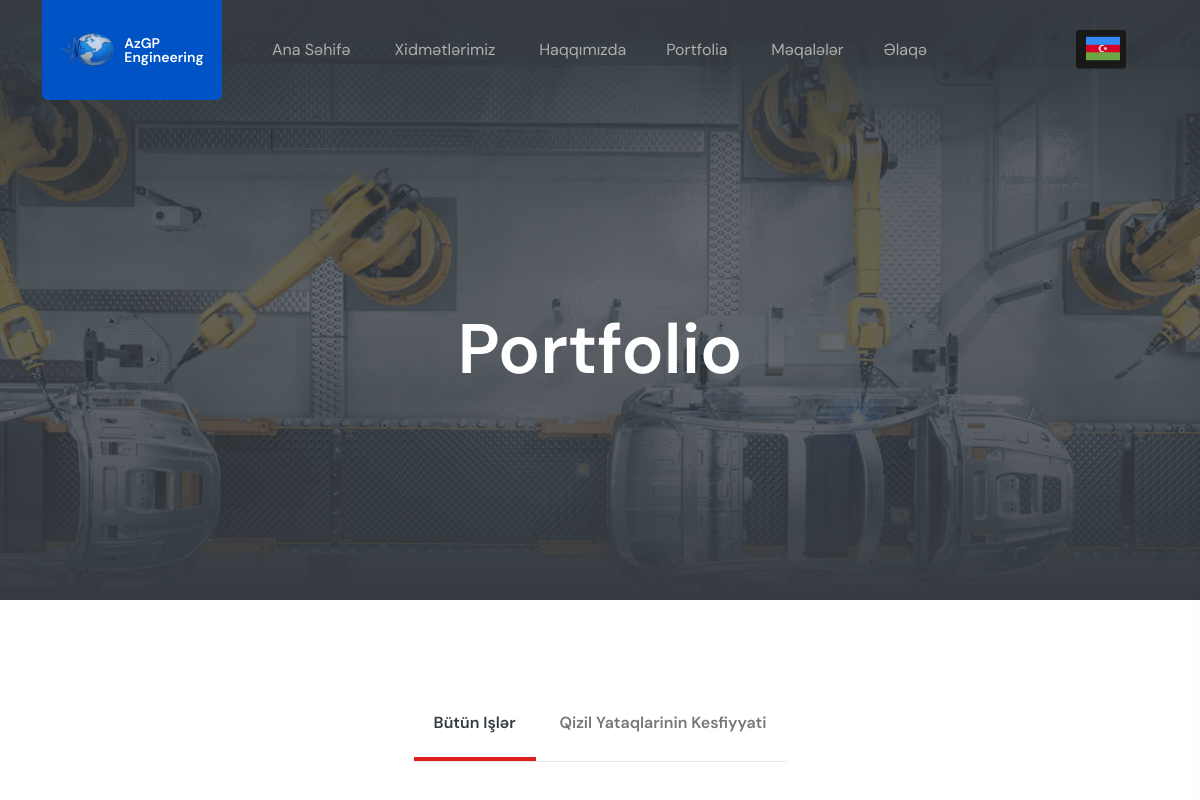
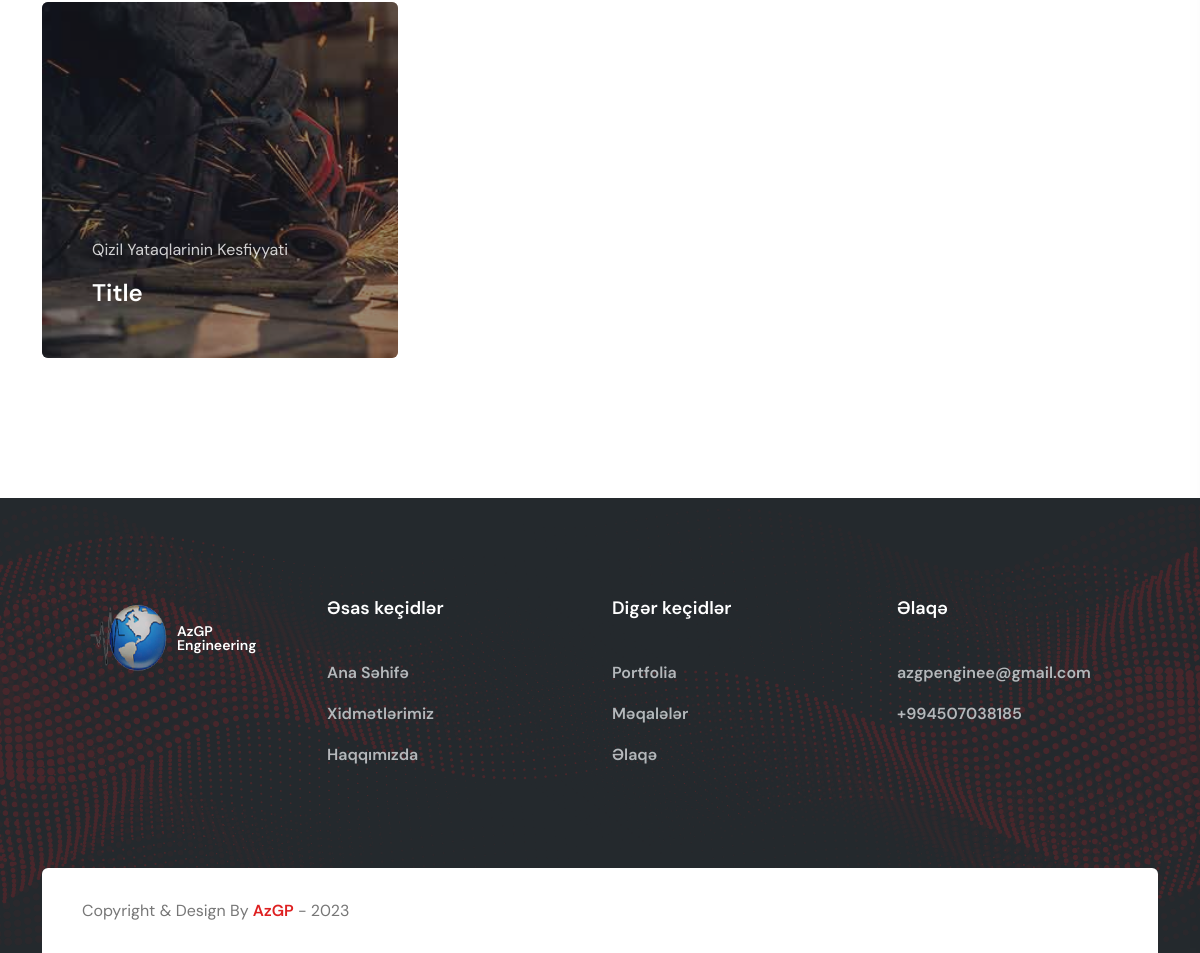
The app's page /portfolio with its own data (2 pictures, top to bottom).
### app/models.py (models this page shows, shortened)
class Field(models.Model):
    name = models.CharField(max_length=200)

class BaseMixin(models.Model):
    slug = models.SlugField(unique=True,editable=False,blank=True,null=True)
    created_at = models.DateField(auto_now_add=True,blank=True,null=True,)
    class Meta:
        abstract = True

class Portfolia(BaseMixin):
    minititle = models.CharField(max_length=330)
    title = models.CharField(max_length=340)
    mainimage = models.ImageField()
    name = models.CharField(max_length=500)
    description = models.TextField()
    strong_description = models.TextField(null=True,blank=True)
    description2 = models.TextField()
    icon = models.FileField(null=True,blank=True)
    field = models.ForeignKey(Field,on_delete=models.CASCADE,null=True)
    value = models.SmallIntegerField(null=True,blank=True)
    client_country = models.CharField(max_length=400,null=True,blank=True)

### app/views.py (the view)
# urls.py: path('portfolio',portfolio,name='portfolio'),
def portfolio(request,slug=None):
    portfolio = Portfolia.objects.all()
    fields = Field.objects.all()
    context = {
        'portfolio':portfolio,
        'fields':fields
    }
    return render(request,'portfolio.html',context)

### templates/portfolio.html (shortened to what this page needs)
<!doctype html>
{% load static %}
{% load i18n %}
<html class="no-js" lang="zxx">
<head>
      <link rel="stylesheet" href="{% static 'assets/css/bootstrap.css' %}">
      <link rel="stylesheet" href="{% static 'assets/css/meanmenu.css' %}">
      <link rel="stylesheet" href="{% static 'assets/css/animate.css' %}">
      <link rel="stylesheet" href="{% static 'assets/css/owl-carousel.css' %}">
      <link rel="stylesheet" href="{% static 'assets/css/swiper-bundle.css' %}">
      <link rel="stylesheet" href="{% static 'assets/css/backtotop.css' %}">
      <link rel="stylesheet" href="{% static 'assets/css/magnific-popup.css' %}">
      <link rel="stylesheet" href="{% static 'assets/css/nice-select.css' %}">
      <link rel="stylesheet" href="{% static 'assets/css/flaticon.css' %}">
      <link rel="stylesheet" href="{% static 'assets/css/font-awesome-pro.css' %}">
      <link rel="stylesheet" href="{% static 'assets/css/spacing.css' %}">
      <link rel="stylesheet" href="{% static 'assets/css/style.css' %}">
   </head>
   <body>
      <header id="header-sticky" class="header-area">
         <div class="container">
               <div class="row align-items-center">
                  <div class="col-xl-2 col-lg-2 col-md-6 col-6">
                     <div class="logo-area">
                           <div class="logo">
                              <a href="{% url 'home' %}" style="display: flex;justify-content:center;align-items:center; width:100%;"><img style="width:30%;filter:opacity(0.8);height:40px;" src="{% static 'azgp_logo2.png' %}" alt=""><div style="display: grid;line-height:14px;color:white;font-weight:600;margin-left:10px;"><span>AzGP</span><span>Engineering</span></div></a>
                           </div>
                     </div>
                  </div>
                  <div class="col-xl-9 col-lg-8 col-md-6 col-6">
                     <div class="menu-area menu-padding">
                           <div class="main-menu">
                              <nav id="mobile-menu">
                                 <ul>
                                    <li ><a href="{% url 'home' %}">Ana Səhifə</a>
                                    </li>
                                    <li><a href="{% url 'services' %}">Xidmətlərimiz</a>
                                    </li>
                                    <li ><a href="{% url 'about' %}">Haqqımızda</a>
                                       <li><a href="{% url 'portfolio' %}">Portfolia</a></li>
                                    <li ><a href="{% url 'blog' %}">Məqalələr</a>
                                    <li><a href="{% url 'contact' %}">Əlaqə</a></li>
                                 </ul>
                              </nav>
                           </div>
                     </div>
                  </div>
                  <div class="col-xl-1 col-lg-2 d-none d-lg-block">
                     <div class="header-info f-right">
                        <div class="dinozavr"
                        style="display:flex;align-items:center;justify-content:center;gap:2rem;">
                        <div id="lang_selector" class="language-dropdown">
                            <label for="toggle" class="lang-flag lang-en" title="Click to select the language">
                                <span class="flag"></span>
                            </label>
                        </div>
                    </div>
                     </div>
                  </div>
               </div>
         </div>
      </header>
      <main>
      <section class="page__title-area page__title-height page__title-overlay d-flex align-items-center" data-background="{% static 'assets/img/bg/page-bg.jpg' %}">
         <div class="container">
            <div class="row">
               <div class="col-xxl-12">
                  <div class="page__title-wrapper mt-100">
                     <h3 class="page__title mt-20">Portfolio</h3>
                  </div>
               </div>
            </div>
         </div>
      </section>
      <section class="portfolio-area pt-110 pb-110">
         <div class="container">
             <div class="row">
                 <div class="col-12">
                     <div class="text-center">
                         <div class="portfolio-filter mb-40">
                             <button class="active" data-filter="*">Bütün işlər</button>
                              {% for field in fields %}
                             <button data-filter=".{{field.id}}" class="">{{field.name}} </button>
                              {% endfor %}
                         </div>
                     </div>
                 </div>
             </div>
             <div id="portfolio-grid" class="row grid">
               {% for work in portfolio %}
               <div class="col-lg-4 col-md-6 grid-item {{work.field.id}}">
                  <div class="portfolio-item mb-30">
                     <div class="portfolio-wrapper">
                        <div class="portfolio-image w-img">
                           <img src="{{work.mainimage.url}}" alt="">
                        </div>
                        <div class="portfolio-caption">
                           <p>{{work.field.name}}</p>
                           <h6><a href="#">{{work.title}}</a></h6>
                        </div>
                     </div>
                  </div>
               </div>
               {% endfor %}
            </div>
         </div>
     </section>
     </main>
      <footer>
         <div class="footer-area black-bg-2 pt-100 fix">
            <div class="container">
               <div class="row">
                  <div class="col-xl-3 col-lg-3 col-md-3 col-sm-4">
                     <div class="footer__widget mb-40">
                        <div class="footer__logo">
                           <a href="{% url 'home' %}" style="display: flex;justify-content:center;align-items:center; width:100%;margin-bottom:auto"><img style="width:30%;filter:opacity(0.8);height:80px;" src="{% static 'azgp_logo2.png' %}" alt=""><div style="display: grid;line-height:14px;color:white;font-weight:600;margin-left:10px;"><span>AzGP</span><span>Engineering</span></div></a>
                        </div>
                     </div>
                  </div>
                  <div class="col-xl-3 col-lg-3 col-md-3 col-sm-4 col-6">
                     <div class="footer__widget mb-40">
                        <h5 class="footer__widget-title">Əsas keçidlər</h5>
                        <div class="footer__widget-content">
                           <div class="footer__links">
                              <ul>
                                 <li ><a href="{% url 'home' %}">Ana Səhifə</a>
                                 </li>
                                 <li><a href="{% url 'services' %}">Xidmətlərimiz</a>
                                 </li>
                                 <li ><a href="{% url 'about' %}">Haqqımızda</a>
                              </ul>
                        </div>
                        </div>
                     </div>
                  </div>
                  <div class="col-xl-3 col-lg-3 col-md-3 col-sm-4 col-6">
                     <div class="footer__widget mb-40">
                        <h5 class="footer__widget-title">Digər keçidlər</h5>
                        <div class="footer__widget-content">
                           <div class="footer__links">
                              <ul>
                                 <li><a href="{% url 'portfolio' %}">Portfolia</a></li>
                              <li ><a href="{% url 'blog' %}">Məqalələr</a>
                              <li><a href="{% url 'contact' %}">Əlaqə</a></li>
                              </ul>
                        </div>
                        </div>
                     </div>
                  </div>
                  <div class="col-xl-2 col-lg-2 col-md-3 col-sm-4 col-6">
                     <div class="footer__widget mb-40">
                        <h5 class="footer__widget-title">Əlaqə</h5>
                        <div class="footer__widget-content">
                           <div class="footer__links">
                              <ul>
                                 <li><a  href="https://azgpengineering@gmail.com">azgpenginee@gmail.com</a></li>
                                 <li><a  href="tel:+994507038185">+994507038185</a></li>
                              </ul>
                        </div>
                        </div>
                     </div>
                  </div>
               </div>
               <div class="footer__copyright white-bg mt-60">
                  <div class="row">
                     <div class="col-xl-6 col-lg-6 col-md-6 col-sm-6">
                        <div class="footer__copyright-text">
                           <p>Copyright & Design By <a href="#">AzGP</a> - 2023</p>
                        </div>
                     </div>
                  </div>
               </div>
            </div>
            <div class="footer__shape-1">
               <img src="{% static 'assets/img/footer/footer-shape-1.png' %}" alt="">
            </div>
            <div class="footer__shape-2">
               <img src="{% static 'assets/img/footer/footer-shape-2.png' %}" alt="">
            </div>
         </div>
      </footer>
   </body>
</html>

### static/assets/css/spacing.css (style rules this page uses)
.mt-20 { margin-top:20px }
.mt-60 { margin-top:60px }
.mt-100 { margin-top:100px }
.mb-30 { margin-bottom:30px }
.mb-40 { margin-bottom:40px }
.pt-100 { padding-top:100px }
.pt-110 { padding-top:110px }
.pb-110 { padding-bottom:110px }

### templates/portfolio.html (style rules this page uses)
.logo { background-color:#0053c5; }

### records on screen
Field: name "Qizil Yataqlarinin Kesfiyyati"
Portfolia: mainimage (picture), field.name "Qizil Yataqlarinin Kesfiyyati", title "Title"
